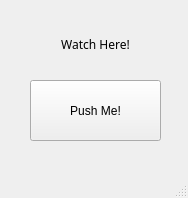
<?xml version="1.0" encoding="UTF-8"?>
<ui version="4.0">
 <class>MainWindow</class>
 <widget class="QMainWindow" name="MainWindow">
  <property name="geometry">
   <rect>
    <x>0</x>
    <y>0</y>
    <width>188</width>
    <height>198</height>
   </rect>
  </property>
  <property name="windowTitle">
   <string>MainWindow</string>
  </property>
  <widget class="QWidget" name="centralwidget">
   <widget class="QPushButton" name="pushButton">
    <property name="geometry">
     <rect>
      <x>30</x>
      <y>80</y>
      <width>131</width>
      <height>61</height>
     </rect>
    </property>
    <property name="text">
     <string>Push Me!</string>
    </property>
   </widget>
   <widget class="QLabel" name="label">
    <property name="geometry">
     <rect>
      <x>30</x>
      <y>19</y>
      <width>131</width>
      <height>51</height>
     </rect>
    </property>
    <property name="font">
     <font>
      <family>Arial Black</family>
     </font>
    </property>
    <property name="text">
     <string>Watch Here!</string>
    </property>
    <property name="alignment">
     <set>Qt::AlignCenter</set>
    </property>
   </widget>
  </widget>
  <widget class="QMenuBar" name="menubar">
   <property name="geometry">
    <rect>
     <x>0</x>
     <y>0</y>
     <width>188</width>
     <height>21</height>
    </rect>
   </property>
  </widget>
  <widget class="QStatusBar" name="statusbar"/>
 </widget>
 <resources/>
 <connections/>
</ui>
